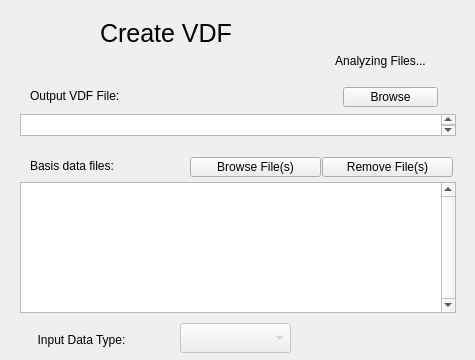
<?xml version="1.0" encoding="UTF-8"?>
<ui version="4.0">
 <class>Page2</class>
 <widget class="QWizardPage" name="Page2">
  <property name="geometry">
   <rect>
    <x>0</x>
    <y>0</y>
    <width>475</width>
    <height>360</height>
   </rect>
  </property>
  <property name="sizePolicy">
   <sizepolicy hsizetype="Preferred" vsizetype="Preferred">
    <horstretch>0</horstretch>
    <verstretch>0</verstretch>
   </sizepolicy>
  </property>
  <property name="windowTitle">
   <string>WizardPage</string>
  </property>
  <widget class="QListWidget" name="fileList">
   <property name="geometry">
    <rect>
     <x>20</x>
     <y>182</y>
     <width>436</width>
     <height>131</height>
    </rect>
   </property>
   <property name="verticalScrollBarPolicy">
    <enum>Qt::ScrollBarAlwaysOn</enum>
   </property>
   <property name="selectionMode">
    <enum>QAbstractItemView::ContiguousSelection</enum>
   </property>
  </widget>
  <widget class="QLabel" name="label_8">
   <property name="geometry">
    <rect>
     <x>11</x>
     <y>319</y>
     <width>141</width>
     <height>41</height>
    </rect>
   </property>
   <property name="layoutDirection">
    <enum>Qt::LeftToRight</enum>
   </property>
   <property name="text">
    <string>Input Data Type:</string>
   </property>
   <property name="alignment">
    <set>Qt::AlignCenter</set>
   </property>
   <property name="wordWrap">
    <bool>true</bool>
   </property>
  </widget>
  <widget class="QPushButton" name="addFileButton">
   <property name="geometry">
    <rect>
     <x>190</x>
     <y>157</y>
     <width>131</width>
     <height>20</height>
    </rect>
   </property>
   <property name="sizePolicy">
    <sizepolicy hsizetype="Minimum" vsizetype="Fixed">
     <horstretch>0</horstretch>
     <verstretch>0</verstretch>
    </sizepolicy>
   </property>
   <property name="text">
    <string>Browse File(s)</string>
   </property>
  </widget>
  <widget class="QLabel" name="label_2">
   <property name="geometry">
    <rect>
     <x>30</x>
     <y>158</y>
     <width>171</width>
     <height>16</height>
    </rect>
   </property>
   <property name="text">
    <string>Basis data files:</string>
   </property>
  </widget>
  <widget class="QPushButton" name="removeFileButton">
   <property name="geometry">
    <rect>
     <x>322</x>
     <y>157</y>
     <width>131</width>
     <height>20</height>
    </rect>
   </property>
   <property name="text">
    <string>Remove File(s)</string>
   </property>
  </widget>
  <widget class="QTextEdit" name="outputVDFtext">
   <property name="geometry">
    <rect>
     <x>20</x>
     <y>114</y>
     <width>436</width>
     <height>22</height>
    </rect>
   </property>
   <property name="readOnly">
    <bool>false</bool>
   </property>
   <property name="textInteractionFlags">
    <set>Qt::TextEditorInteraction</set>
   </property>
  </widget>
  <widget class="QLabel" name="vdfLabel">
   <property name="geometry">
    <rect>
     <x>30</x>
     <y>88</y>
     <width>221</width>
     <height>16</height>
    </rect>
   </property>
   <property name="text">
    <string>Output VDF File:</string>
   </property>
  </widget>
  <widget class="QPushButton" name="browseOutputVdfFile">
   <property name="geometry">
    <rect>
     <x>343</x>
     <y>87</y>
     <width>95</width>
     <height>20</height>
    </rect>
   </property>
   <property name="text">
    <string>Browse</string>
   </property>
  </widget>
  <widget class="QLabel" name="Title">
   <property name="geometry">
    <rect>
     <x>100</x>
     <y>13</y>
     <width>311</width>
     <height>41</height>
    </rect>
   </property>
   <property name="font">
    <font>
     <pointsize>19</pointsize>
    </font>
   </property>
   <property name="text">
    <string>Create VDF</string>
   </property>
  </widget>
  <widget class="QLabel" name="selectFilePixmap">
   <property name="geometry">
    <rect>
     <x>22</x>
     <y>11</y>
     <width>59</width>
     <height>56</height>
    </rect>
   </property>
   <property name="sizePolicy">
    <sizepolicy hsizetype="Preferred" vsizetype="Preferred">
     <horstretch>0</horstretch>
     <verstretch>0</verstretch>
    </sizepolicy>
   </property>
   <property name="text">
    <string/>
   </property>
  </widget>
  <widget class="QComboBox" name="dataTypeComboBox">
   <property name="enabled">
    <bool>false</bool>
   </property>
   <property name="geometry">
    <rect>
     <x>180</x>
     <y>323</y>
     <width>111</width>
     <height>30</height>
    </rect>
   </property>
   <item>
    <property name="text">
     <string/>
    </property>
   </item>
   <item>
    <property name="text">
     <string>MOM</string>
    </property>
   </item>
   <item>
    <property name="text">
     <string>POP</string>
    </property>
   </item>
   <item>
    <property name="text">
     <string>ROMS</string>
    </property>
   </item>
   <item>
    <property name="text">
     <string>WRF</string>
    </property>
   </item>
   <item>
    <property name="text">
     <string>CAM</string>
    </property>
   </item>
   <item>
    <property name="text">
     <string>GRIB</string>
    </property>
   </item>
  </widget>
  <widget class="QLabel" name="processIndicator">
   <property name="geometry">
    <rect>
     <x>310</x>
     <y>40</y>
     <width>141</width>
     <height>41</height>
    </rect>
   </property>
   <property name="layoutDirection">
    <enum>Qt::LeftToRight</enum>
   </property>
   <property name="text">
    <string>Analyzing Files...</string>
   </property>
   <property name="alignment">
    <set>Qt::AlignCenter</set>
   </property>
   <property name="wordWrap">
    <bool>true</bool>
   </property>
  </widget>
 </widget>
 <resources/>
 <connections/>
</ui>
